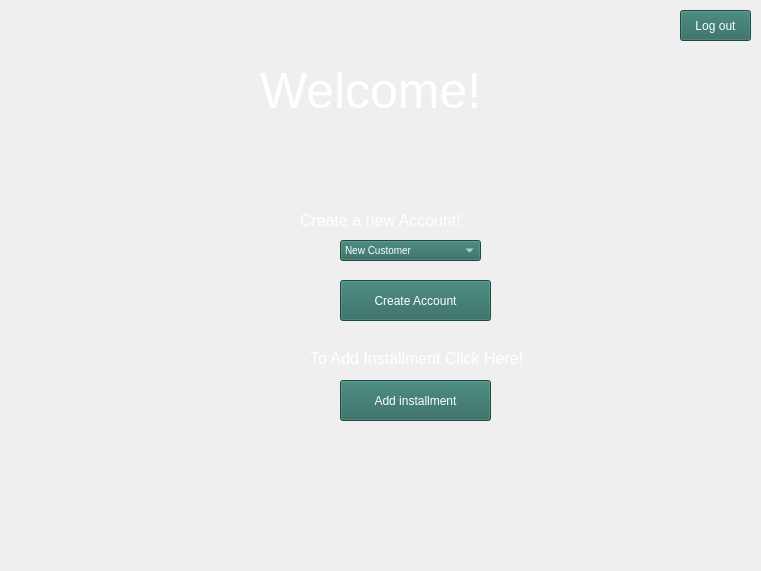
<?xml version="1.0" encoding="UTF-8"?>
<ui version="4.0">
 <class>Form</class>
 <widget class="QWidget" name="Form">
  <property name="geometry">
   <rect>
    <x>0</x>
    <y>0</y>
    <width>761</width>
    <height>571</height>
   </rect>
  </property>
  <property name="windowTitle">
   <string>Form</string>
  </property>
  <widget class="QPushButton" name="addNewCustomer">
   <property name="geometry">
    <rect>
     <x>340</x>
     <y>280</y>
     <width>151</width>
     <height>41</height>
    </rect>
   </property>
   <property name="styleSheet">
    <string notr="true">font: 700 9pt &quot;Arial&quot;;
font-size: 10px;
background-color: rgb(41, 103, 93);
font: 700 9pt &quot;Arial&quot;;
font-size: 12px;
color: white;
font: 12pt &quot;Segoe UI&quot;;
</string>
   </property>
   <property name="text">
    <string>Create Account</string>
   </property>
  </widget>
  <widget class="QPushButton" name="addInstallment">
   <property name="geometry">
    <rect>
     <x>340</x>
     <y>380</y>
     <width>151</width>
     <height>41</height>
    </rect>
   </property>
   <property name="styleSheet">
    <string notr="true">font: 700 9pt &quot;Arial&quot;;
font-size: 10px;
background-color: rgb(41, 103, 93);
font: 700 9pt &quot;Arial&quot;;
font-size: 12px;
color: white;
font: 12pt &quot;Segoe UI&quot;;
</string>
   </property>
   <property name="text">
    <string>Add installment</string>
   </property>
  </widget>
  <widget class="QLabel" name="label">
   <property name="geometry">
    <rect>
     <x>-20</x>
     <y>-40</y>
     <width>831</width>
     <height>611</height>
    </rect>
   </property>
   <property name="styleSheet">
    <string notr="true">background-color: rgb(0, 85, 127);
background-color: rgb(0, 62, 90);
background-color: qlineargradient(spread:pad, x1:0, y1:0, x2:1, y2:1, stop:0 rgba(38, 30, 227, 255), stop:1 rgba(255, 255, 255, 255));
background-color: qlineargradient(spread:reflect, x1:0, y1:0, x2:1, y2:1, stop:0.494318 rgba(52, 97, 129, 255), stop:1 rgba(255, 255, 255, 255));
 QLabel{
color: white

}</string>
   </property>
   <property name="text">
    <string/>
   </property>
   <property name="pixmap">
    <pixmap>C:/Users/FAAAST 4/Desktop/assets/background-1.jpg</pixmap>
   </property>
   <property name="scaledContents">
    <bool>true</bool>
   </property>
  </widget>
  <widget class="QLabel" name="label_2">
   <property name="geometry">
    <rect>
     <x>120</x>
     <y>30</y>
     <width>121</width>
     <height>121</height>
    </rect>
   </property>
   <property name="text">
    <string/>
   </property>
   <property name="pixmap">
    <pixmap>C:/Users/FAAAST 4/Desktop/assets/IMS_logo.png</pixmap>
   </property>
   <property name="scaledContents">
    <bool>true</bool>
   </property>
  </widget>
  <widget class="QLabel" name="label_3">
   <property name="geometry">
    <rect>
     <x>300</x>
     <y>210</y>
     <width>191</width>
     <height>21</height>
    </rect>
   </property>
   <property name="styleSheet">
    <string notr="true">font: 9pt &quot;Arial&quot;;
font-size: 16px;
background-color: transparent;
color: white
</string>
   </property>
   <property name="text">
    <string>Create a new Account!</string>
   </property>
  </widget>
  <widget class="QLabel" name="label_4">
   <property name="geometry">
    <rect>
     <x>310</x>
     <y>350</y>
     <width>251</width>
     <height>16</height>
    </rect>
   </property>
   <property name="styleSheet">
    <string notr="true">font: 9pt &quot;Arial&quot;;
font-size: 16px;
background-color: transparent;
color: white</string>
   </property>
   <property name="text">
    <string>To Add Installment Click Here!</string>
   </property>
  </widget>
  <widget class="QLabel" name="label_6">
   <property name="geometry">
    <rect>
     <x>250</x>
     <y>200</y>
     <width>51</width>
     <height>51</height>
    </rect>
   </property>
   <property name="text">
    <string/>
   </property>
   <property name="pixmap">
    <pixmap>../assets/customer.png</pixmap>
   </property>
   <property name="scaledContents">
    <bool>true</bool>
   </property>
  </widget>
  <widget class="QLabel" name="label_8">
   <property name="geometry">
    <rect>
     <x>260</x>
     <y>340</y>
     <width>41</width>
     <height>41</height>
    </rect>
   </property>
   <property name="text">
    <string/>
   </property>
   <property name="pixmap">
    <pixmap>../assets/Add_Installment.png</pixmap>
   </property>
   <property name="scaledContents">
    <bool>true</bool>
   </property>
  </widget>
  <widget class="QLabel" name="label_7">
   <property name="geometry">
    <rect>
     <x>240</x>
     <y>330</y>
     <width>41</width>
     <height>41</height>
    </rect>
   </property>
   <property name="text">
    <string/>
   </property>
   <property name="pixmap">
    <pixmap>C:/Users/FAAAST 4/Desktop/assets/New_account.png</pixmap>
   </property>
   <property name="scaledContents">
    <bool>true</bool>
   </property>
  </widget>
  <widget class="QLabel" name="label_9">
   <property name="geometry">
    <rect>
     <x>260</x>
     <y>60</y>
     <width>281</width>
     <height>61</height>
    </rect>
   </property>
   <property name="styleSheet">
    <string notr="true">font-size: 50px;
color: White;
background-color: transparent;
</string>
   </property>
   <property name="text">
    <string>Welcome!</string>
   </property>
  </widget>
  <widget class="QComboBox" name="comboCustomer">
   <property name="geometry">
    <rect>
     <x>340</x>
     <y>240</y>
     <width>141</width>
     <height>21</height>
    </rect>
   </property>
   <property name="styleSheet">
    <string notr="true">font: 700 9pt &quot;Arial&quot;;
font-size: 10px;
background-color: rgb(41, 103, 93);
color: white;
font: 9pt &quot;Segoe UI&quot;;
</string>
   </property>
   <property name="currentText">
    <string>New Customer</string>
   </property>
   <item>
    <property name="text">
     <string>New Customer</string>
    </property>
   </item>
   <item>
    <property name="text">
     <string>Existing Customer</string>
    </property>
   </item>
  </widget>
  <widget class="QPushButton" name="signOut_btn">
   <property name="geometry">
    <rect>
     <x>680</x>
     <y>10</y>
     <width>71</width>
     <height>31</height>
    </rect>
   </property>
   <property name="styleSheet">
    <string notr="true">background-color: rgb(41, 103, 93);
color: white;
font: 8pt &quot;Segoe UI&quot;;

</string>
   </property>
   <property name="text">
    <string>Log out</string>
   </property>
  </widget>
  <zorder>label</zorder>
  <zorder>addNewCustomer</zorder>
  <zorder>addInstallment</zorder>
  <zorder>label_2</zorder>
  <zorder>label_3</zorder>
  <zorder>label_4</zorder>
  <zorder>label_6</zorder>
  <zorder>label_8</zorder>
  <zorder>label_7</zorder>
  <zorder>label_9</zorder>
  <zorder>comboCustomer</zorder>
  <zorder>signOut_btn</zorder>
 </widget>
 <resources/>
 <connections/>
</ui>
